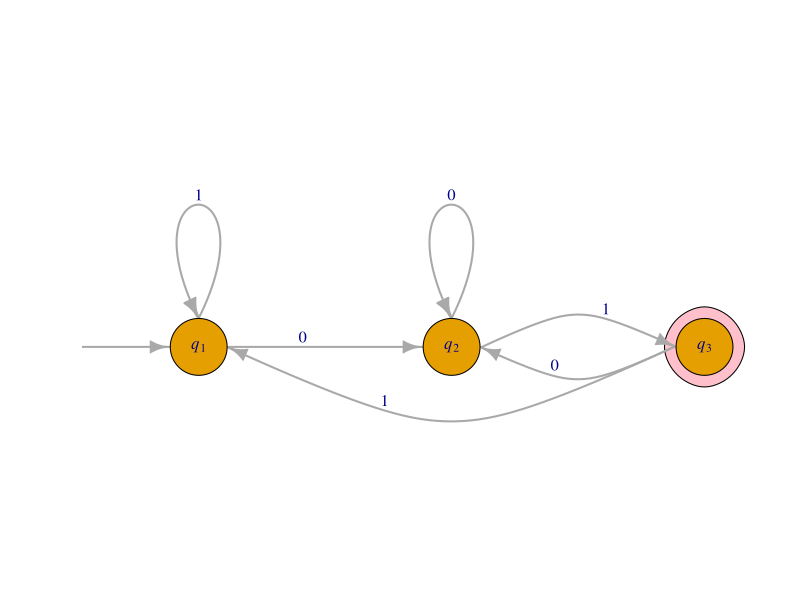

Recreate this plot in R.
## ---- chunk 1
set.seed(1620)
fnames <- sample(c("Sam", "James", "Drake", "Wesley", "Sophia", "Carolyn", "Trevor", "Tristan", "Ryley"))
## ---- chunk 2
library(igraph)
a3 <- graph_from_literal(" "-+q1-+q2-+q3-+q2-+q2, q1-+q1, q3-+q1, simplify=FALSE)
coords <- layout_on_grid(a3, width = 4)
plot(a3, 
     edge.curved = c(0, 0, 0.5, 0.5, 0.5, 0.5, 0.5), 
     layout=coords,
     vertex.size = 15,
     vertex.shape = c("none", "circle", "circle", "circle"),
     vertex.label = c(" ", expression(italic(q)[1]), expression(italic(q)[2]), expression(italic(q)[3])),
     edge.loop.angle=3.14*1.5,
     mark.groups = list(4), mark.shape = 0.75, mark.col = "pink", mark.border = "black",
     vertex.label.cex = 1,
     edge.label = c("","     0\n","1\n","  0\n","0\n","1\n","1\n"), 
     edge.label.cex = 1,
     edge.width = 2,
     ylim = c(-1.1,-0.6), xlim=c(-0.5,1))
